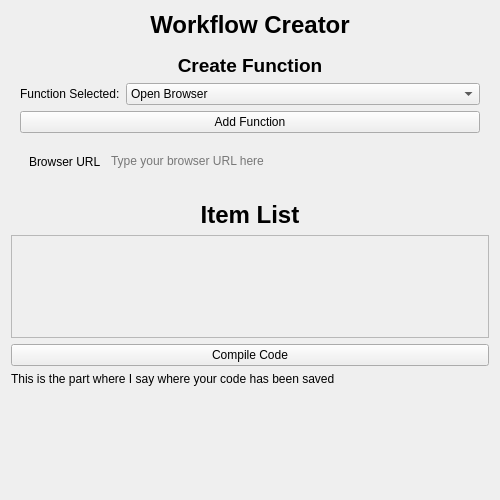
<?xml version="1.0" encoding="UTF-8"?>
<ui version="4.0">
 <class>Form</class>
 <widget class="QWidget" name="Form">
  <property name="geometry">
   <rect>
    <x>0</x>
    <y>0</y>
    <width>500</width>
    <height>500</height>
   </rect>
  </property>
  <property name="minimumSize">
   <size>
    <width>500</width>
    <height>500</height>
   </size>
  </property>
  <property name="windowTitle">
   <string>Form</string>
  </property>
  <layout class="QGridLayout" name="gridLayout">
   <item row="0" column="0" colspan="2">
    <widget class="QLabel" name="label_3">
     <property name="text">
      <string>&lt;html&gt;&lt;head/&gt;&lt;body&gt;&lt;p align=&quot;center&quot;&gt;&lt;span style=&quot; font-size:18pt; font-weight:700;&quot;&gt;Workflow Creator&lt;/span&gt;&lt;/p&gt;&lt;/body&gt;&lt;/html&gt;</string>
     </property>
    </widget>
   </item>
   <item row="1" column="0" colspan="2">
    <widget class="QStackedWidget" name="stackedWidget">
     <property name="maximumSize">
      <size>
       <width>16777215</width>
       <height>150</height>
      </size>
     </property>
     <property name="currentIndex">
      <number>1</number>
     </property>
     <widget class="QWidget" name="page_2">
      <layout class="QGridLayout" name="gridLayout_3">
       <item row="1" column="0">
        <widget class="QLabel" name="label">
         <property name="text">
          <string>Trigger Selected:</string>
         </property>
        </widget>
       </item>
       <item row="3" column="0" colspan="2">
        <widget class="QPushButton" name="pushButton">
         <property name="text">
          <string>Add Trigger</string>
         </property>
        </widget>
       </item>
       <item row="1" column="1">
        <widget class="QComboBox" name="triggerDropDown">
         <property name="sizePolicy">
          <sizepolicy hsizetype="Expanding" vsizetype="Fixed">
           <horstretch>0</horstretch>
           <verstretch>0</verstretch>
          </sizepolicy>
         </property>
         <item>
          <property name="text">
           <string>Hotkey</string>
          </property>
         </item>
         <item>
          <property name="text">
           <string>Set interval</string>
          </property>
         </item>
        </widget>
       </item>
       <item row="4" column="0" colspan="2">
        <widget class="QStackedWidget" name="trigSettings">
         <property name="sizePolicy">
          <sizepolicy hsizetype="Preferred" vsizetype="Minimum">
           <horstretch>0</horstretch>
           <verstretch>0</verstretch>
          </sizepolicy>
         </property>
         <property name="minimumSize">
          <size>
           <width>200</width>
           <height>50</height>
          </size>
         </property>
         <property name="maximumSize">
          <size>
           <width>16777215</width>
           <height>50</height>
          </size>
         </property>
         <property name="currentIndex">
          <number>0</number>
         </property>
         <widget class="QWidget" name="hotkeySettings">
          <property name="maximumSize">
           <size>
            <width>16777215</width>
            <height>50</height>
           </size>
          </property>
          <layout class="QGridLayout" name="gridLayout_2">
           <property name="topMargin">
            <number>9</number>
           </property>
           <item row="0" column="1">
            <widget class="QTextEdit" name="textEdit">
             <property name="sizePolicy">
              <sizepolicy hsizetype="Expanding" vsizetype="Minimum">
               <horstretch>0</horstretch>
               <verstretch>0</verstretch>
              </sizepolicy>
             </property>
             <property name="minimumSize">
              <size>
               <width>0</width>
               <height>0</height>
              </size>
             </property>
             <property name="maximumSize">
              <size>
               <width>16777215</width>
               <height>25</height>
              </size>
             </property>
             <property name="styleSheet">
              <string notr="true">border:none; background:transparent</string>
             </property>
             <property name="placeholderText">
              <string>Type your hotkey here</string>
             </property>
            </widget>
           </item>
           <item row="0" column="0">
            <widget class="QLabel" name="label_5">
             <property name="text">
              <string>Hotkey</string>
             </property>
            </widget>
           </item>
          </layout>
         </widget>
         <widget class="QWidget" name="intervalSettings">
          <layout class="QGridLayout" name="gridLayout_4">
           <item row="0" column="0" alignment="Qt::AlignmentFlag::AlignTop">
            <widget class="QLabel" name="label_6">
             <property name="text">
              <string>Interval:</string>
             </property>
            </widget>
           </item>
           <item row="0" column="1" alignment="Qt::AlignmentFlag::AlignTop">
            <widget class="QTextEdit" name="textEdit_2">
             <property name="maximumSize">
              <size>
               <width>16777215</width>
               <height>25</height>
              </size>
             </property>
             <property name="styleSheet">
              <string notr="true">border:none; background:transparent</string>
             </property>
             <property name="placeholderText">
              <string>Write your interval here</string>
             </property>
            </widget>
           </item>
          </layout>
         </widget>
        </widget>
       </item>
       <item row="0" column="0" colspan="2">
        <widget class="QLabel" name="label_9">
         <property name="text">
          <string>&lt;html&gt;&lt;head/&gt;&lt;body&gt;&lt;p align=&quot;center&quot;&gt;&lt;span style=&quot; font-size:14pt; font-weight:700;&quot;&gt;Create Trigger&lt;/span&gt;&lt;/p&gt;&lt;/body&gt;&lt;/html&gt;</string>
         </property>
        </widget>
       </item>
      </layout>
     </widget>
     <widget class="QWidget" name="page_3">
      <layout class="QGridLayout" name="gridLayout_10">
       <item row="1" column="1" alignment="Qt::AlignmentFlag::AlignVCenter">
        <widget class="QComboBox" name="functionDropDown">
         <property name="sizePolicy">
          <sizepolicy hsizetype="Expanding" vsizetype="Fixed">
           <horstretch>0</horstretch>
           <verstretch>0</verstretch>
          </sizepolicy>
         </property>
         <item>
          <property name="text">
           <string>Open Browser </string>
          </property>
         </item>
         <item>
          <property name="text">
           <string>Click Button(Browser)</string>
          </property>
         </item>
         <item>
          <property name="text">
           <string>Click On Screen</string>
          </property>
         </item>
         <item>
          <property name="text">
           <string>Typewrite</string>
          </property>
         </item>
         <item>
          <property name="text">
           <string>Wait</string>
          </property>
         </item>
        </widget>
       </item>
       <item row="3" column="0" colspan="2">
        <widget class="QStackedWidget" name="funcSettings">
         <property name="maximumSize">
          <size>
           <width>16777215</width>
           <height>50</height>
          </size>
         </property>
         <property name="currentIndex">
          <number>0</number>
         </property>
         <widget class="QWidget" name="openBrowserSettings">
          <layout class="QGridLayout" name="gridLayout_5">
           <item row="0" column="0" alignment="Qt::AlignmentFlag::AlignVCenter">
            <widget class="QLabel" name="label_7">
             <property name="text">
              <string>Browser URL</string>
             </property>
            </widget>
           </item>
           <item row="0" column="1">
            <widget class="QTextEdit" name="textEdit_3">
             <property name="maximumSize">
              <size>
               <width>16777215</width>
               <height>25</height>
              </size>
             </property>
             <property name="styleSheet">
              <string notr="true">border:none; background:transparent</string>
             </property>
             <property name="placeholderText">
              <string>Type your browser URL here</string>
             </property>
            </widget>
           </item>
          </layout>
         </widget>
         <widget class="QWidget" name="clickButton">
          <layout class="QGridLayout" name="gridLayout_6">
           <item row="2" column="0">
            <spacer name="verticalSpacer_4">
             <property name="orientation">
              <enum>Qt::Orientation::Vertical</enum>
             </property>
             <property name="sizeHint" stdset="0">
              <size>
               <width>20</width>
               <height>40</height>
              </size>
             </property>
            </spacer>
           </item>
           <item row="0" column="0">
            <widget class="QLabel" name="xPathLabel">
             <property name="text">
              <string>XPath:</string>
             </property>
            </widget>
           </item>
           <item row="0" column="1" alignment="Qt::AlignmentFlag::AlignTop">
            <widget class="QTextEdit" name="xPathInput">
             <property name="maximumSize">
              <size>
               <width>16777215</width>
               <height>25</height>
              </size>
             </property>
             <property name="styleSheet">
              <string notr="true">border:none; background:transparent</string>
             </property>
             <property name="placeholderText">
              <string>Type the XPath to the button here (Find in inspect element)</string>
             </property>
            </widget>
           </item>
           <item row="2" column="1">
            <spacer name="verticalSpacer_5">
             <property name="orientation">
              <enum>Qt::Orientation::Vertical</enum>
             </property>
             <property name="sizeHint" stdset="0">
              <size>
               <width>20</width>
               <height>40</height>
              </size>
             </property>
            </spacer>
           </item>
          </layout>
         </widget>
         <widget class="QWidget" name="clickScreenSettings">
          <layout class="QGridLayout" name="gridLayout_7">
           <item row="1" column="0">
            <widget class="QLabel" name="yCoordLabel">
             <property name="text">
              <string>Y-Coordinate</string>
             </property>
            </widget>
           </item>
           <item row="0" column="0">
            <widget class="QLabel" name="xCoordLabel">
             <property name="text">
              <string>X-Coordinate</string>
             </property>
            </widget>
           </item>
           <item row="1" column="1">
            <widget class="QTextEdit" name="yCoordInputClick">
             <property name="maximumSize">
              <size>
               <width>16777215</width>
               <height>25</height>
              </size>
             </property>
             <property name="styleSheet">
              <string notr="true">background:transparent; border:none;</string>
             </property>
             <property name="placeholderText">
              <string>Type your Y-Coordinate here</string>
             </property>
            </widget>
           </item>
           <item row="0" column="1">
            <widget class="QTextEdit" name="xCoordInputClick">
             <property name="maximumSize">
              <size>
               <width>16777215</width>
               <height>25</height>
              </size>
             </property>
             <property name="styleSheet">
              <string notr="true">background:transparent; border:none;</string>
             </property>
             <property name="placeholderText">
              <string>Type your X-Coordinate here</string>
             </property>
            </widget>
           </item>
          </layout>
         </widget>
         <widget class="QWidget" name="typewriteSettings">
          <layout class="QGridLayout" name="gridLayout_8">
           <item row="0" column="1">
            <widget class="QTextEdit" name="contentInput">
             <property name="maximumSize">
              <size>
               <width>16777215</width>
               <height>25</height>
              </size>
             </property>
             <property name="styleSheet">
              <string notr="true">border:none; background:transparent;</string>
             </property>
             <property name="placeholderText">
              <string>Type your content here</string>
             </property>
            </widget>
           </item>
           <item row="0" column="0">
            <widget class="QLabel" name="contentLabel">
             <property name="text">
              <string>Content</string>
             </property>
            </widget>
           </item>
           <item row="1" column="0">
            <spacer name="verticalSpacer_6">
             <property name="orientation">
              <enum>Qt::Orientation::Vertical</enum>
             </property>
             <property name="sizeHint" stdset="0">
              <size>
               <width>20</width>
               <height>40</height>
              </size>
             </property>
            </spacer>
           </item>
          </layout>
         </widget>
         <widget class="QWidget" name="page">
          <layout class="QGridLayout" name="gridLayout_9">
           <item row="0" column="1">
            <widget class="QTextEdit" name="textEdit_4">
             <property name="maximumSize">
              <size>
               <width>16777215</width>
               <height>25</height>
              </size>
             </property>
             <property name="styleSheet">
              <string notr="true">background:transparent; border:none;</string>
             </property>
             <property name="placeholderText">
              <string>Type your wait duration here</string>
             </property>
            </widget>
           </item>
           <item row="0" column="0">
            <widget class="QLabel" name="label_8">
             <property name="text">
              <string>Wait Duration</string>
             </property>
            </widget>
           </item>
           <item row="1" column="0">
            <spacer name="verticalSpacer_7">
             <property name="orientation">
              <enum>Qt::Orientation::Vertical</enum>
             </property>
             <property name="sizeHint" stdset="0">
              <size>
               <width>20</width>
               <height>40</height>
              </size>
             </property>
            </spacer>
           </item>
          </layout>
         </widget>
        </widget>
       </item>
       <item row="2" column="0" colspan="2" alignment="Qt::AlignmentFlag::AlignTop">
        <widget class="QPushButton" name="pushButton_2">
         <property name="text">
          <string>Add Function</string>
         </property>
        </widget>
       </item>
       <item row="1" column="0">
        <widget class="QLabel" name="label_4">
         <property name="text">
          <string>Function Selected:</string>
         </property>
        </widget>
       </item>
       <item row="0" column="0" colspan="2">
        <widget class="QLabel" name="label_10">
         <property name="text">
          <string>&lt;html&gt;&lt;head/&gt;&lt;body&gt;&lt;p align=&quot;center&quot;&gt;&lt;span style=&quot; font-size:14pt; font-weight:700;&quot;&gt;Create Function&lt;/span&gt;&lt;/p&gt;&lt;/body&gt;&lt;/html&gt;</string>
         </property>
        </widget>
       </item>
      </layout>
     </widget>
    </widget>
   </item>
   <item row="2" column="0" colspan="2">
    <widget class="QLabel" name="label_2">
     <property name="text">
      <string>&lt;html&gt;&lt;head/&gt;&lt;body&gt;&lt;p align=&quot;center&quot;&gt;&lt;span style=&quot; font-size:18pt; font-weight:700;&quot;&gt;Item List&lt;/span&gt;&lt;/p&gt;&lt;/body&gt;&lt;/html&gt;</string>
     </property>
    </widget>
   </item>
   <item row="3" column="0" colspan="2">
    <widget class="QScrollArea" name="scrollArea">
     <property name="widgetResizable">
      <bool>true</bool>
     </property>
     <widget class="QWidget" name="scrollAreaWidgetContents">
      <property name="geometry">
       <rect>
        <x>0</x>
        <y>0</y>
        <width>480</width>
        <height>94</height>
       </rect>
      </property>
      <layout class="QVBoxLayout" name="verticalLayout">
       <item>
        <layout class="QGridLayout" name="LabelLayout">
         <item row="0" column="0">
          <spacer name="verticalSpacer_3">
           <property name="orientation">
            <enum>Qt::Orientation::Vertical</enum>
           </property>
           <property name="sizeHint" stdset="0">
            <size>
             <width>20</width>
             <height>40</height>
            </size>
           </property>
          </spacer>
         </item>
        </layout>
       </item>
      </layout>
     </widget>
    </widget>
   </item>
   <item row="4" column="0" colspan="2">
    <widget class="QPushButton" name="pushButton_3">
     <property name="text">
      <string>Compile Code</string>
     </property>
    </widget>
   </item>
   <item row="5" column="0" colspan="2">
    <widget class="QLabel" name="label_11">
     <property name="text">
      <string>This is the part where I say where your code has been saved</string>
     </property>
    </widget>
   </item>
   <item row="6" column="0">
    <spacer name="verticalSpacer">
     <property name="orientation">
      <enum>Qt::Orientation::Vertical</enum>
     </property>
     <property name="sizeHint" stdset="0">
      <size>
       <width>20</width>
       <height>93</height>
      </size>
     </property>
    </spacer>
   </item>
   <item row="6" column="1">
    <spacer name="verticalSpacer_2">
     <property name="orientation">
      <enum>Qt::Orientation::Vertical</enum>
     </property>
     <property name="sizeHint" stdset="0">
      <size>
       <width>20</width>
       <height>93</height>
      </size>
     </property>
    </spacer>
   </item>
  </layout>
 </widget>
 <resources/>
 <connections/>
</ui>
